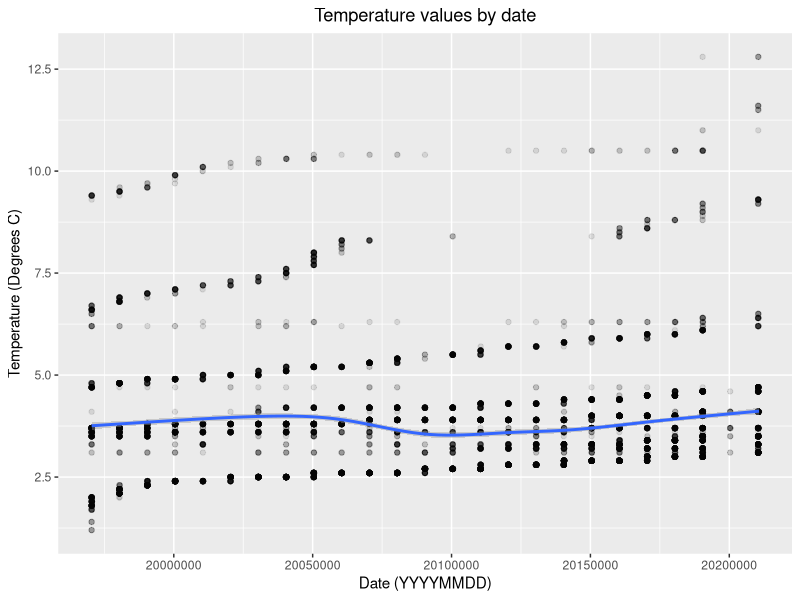
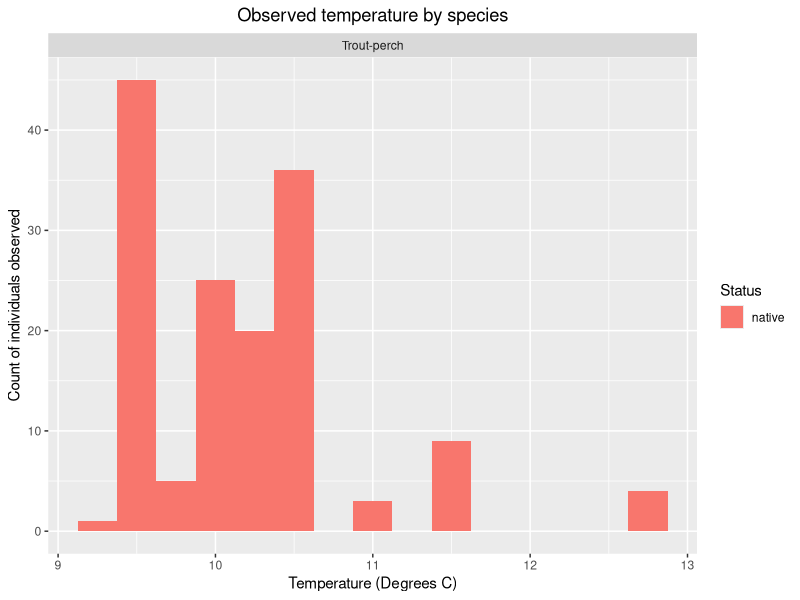
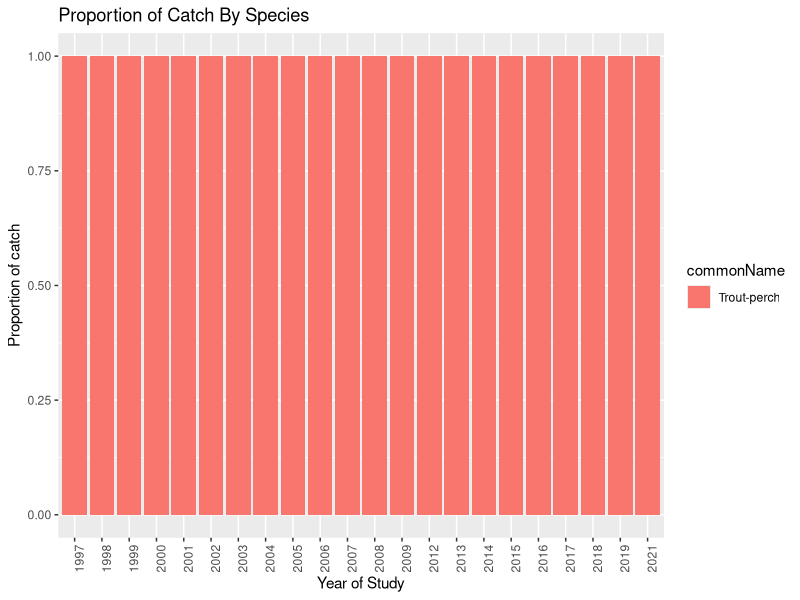

Generate these figures, in order, with R:
## ---- chunk 1
library(ggplot2)
library(dplyr)
library(ggfortify)
library(tidyverse)
## ---- chunk 2
fish.data.raw <- read.csv("TrawlCatch_SpringPreyfishBottomTrawl.csv")
head(fish.data.raw)
fish.data.raw <- fish.data.raw %>% 
  mutate(year=as.factor(year)) #didn't want year to be a continuous variable, I wanted them as discrete values not continuous.
fish.data <- fish.data.raw %>% 
  filter(!is.na(fishingTemperature_C), !is.na(latitude), !is.na(longitude), commonName!= "No fish caught", commonName!= "Miscellaneous or unidentified species", commonName!=  "Unidentified coregonid", commonName!= "Unidentified minnows",  commonName!= "Uninidentified redhorse")#I am removing any datapoints where the temperature, latitude, or longitude is not collected because they will not be useful for the questions we are asking unless we have those data
#I am also removing unidentified or misc. fishes
## ---- chunk 3
fish.data %>% 
  group_by(commonName) %>% 
  tally() %>% 
  arrange(desc(n)) #this helped us see how many observations we had per species 
fish.list <- as.data.frame(unique(fish.data$commonName)) #this just made a data frame of the list so we could check if each one was exotic or native
fish.data.exonat <- fish.data %>% #Here we made a new column that marks each fish species as exotic or native. This was based on a few papers listed in our methods. We did not bother doing this for any fishes where there were less than 200 observations because they would not be used for this analysis anyway. We also did not do this for non-fish species as they are not the focus of this analysis. 
  mutate(inv.status = case_when(
    endsWith(commonName, "Alewife") ~ "exotic",
    endsWith(commonName, "Sea lamprey") ~ "exotic",
    endsWith(commonName, "Chinook salmon") ~ "exotic",
    endsWith(commonName, "Rainbow trout (Steelhead)") ~ "exotic",
    endsWith(commonName, "Carp") ~ "exotic",
    endsWith(commonName, "Brown trout") ~ "exotic",
    endsWith(commonName, "Rainbow smelt") ~ "exotic",
    endsWith(commonName, "Coho salmon") ~ "exotic",
    endsWith(commonName, "White perch") ~ "exotic",
    endsWith(commonName, "Blueback herring") ~ "exotic", 
    endsWith(commonName, "Chain pickerel") ~ "exotic",
    endsWith(commonName, "Round goby") ~ "exotic",
    endsWith(commonName, "Tubenose goby") ~ "exotic",
    endsWith(commonName, "Threespine stickleback") ~ "native",
    endsWith(commonName, "Emerald shiner") ~ "native",
    endsWith(commonName, "Lake whitefish") ~ "native",
    endsWith(commonName, "Deepwater sculpin") ~ "native",
    endsWith(commonName, "Lake trout") ~ "native",
    endsWith(commonName, "Burbot") ~ "native",
    endsWith(commonName, "Slimy sculpin") ~ "native",
    endsWith(commonName, "Emerald shiner") ~ "native",
    endsWith(commonName, "Cisco (lake herring)") ~ "native",
    endsWith(commonName, "Whitefishes") ~ "native",
    endsWith(commonName, "Johnny darter") ~ "native",  
    endsWith(commonName, "Trout-perch") ~ "native", 
    endsWith(commonName, "Yellow perch") ~ "native", 
    endsWith(commonName, "Spottail shiner") ~ "native"
    ))
fish.data.exonat %>% 
  filter(is.na(inv.status)) %>% 
  group_by(commonName) %>% 
  tally() %>% 
  arrange(desc(n))
#Checking to see which ones I hadn't researched yet to make sure I did not miss any important ones.
#Dreissena are mussels and we are only focused on fishes so we will be cutting those out anyway
#We ignore everything below 200 observations on this list because they do not have enough observations to be included in our data
fish.data.exonat %>%  #now that we have labeled each species, we can display our native species of interest. 
  filter(inv.status=="native") %>% 
  group_by(commonName) %>% 
  tally() %>% 
  arrange(desc(n))
#based on this, we can choose only species with more than 300 observations. In this case that means Yellow perch, Threespine stickleback, Deepwater sculpin, Trout-perch, Johnny darter, Lake trout, and Slimy sculpin.
## ---- chunk 4
fish.data.clean <- fish.data.exonat %>% #this is now the data we are interested in, including only the species that we are able to look at.
  filter(commonName=="Yellow perch" | commonName=="Threespine stickleback" | commonName=="Deepwater sculpin" | commonName=="Trout-perch" | commonName=="Johnny darter" | commonName=="Lake trout" | commonName=="Slimy sculpin" | commonName=="Round goby")
## ---- chunk 5
fish.data.clean2 <- fish.data.clean
## ---- chunk 6
library(dplyr)
fish.data.clean <- fish.data.clean2 %>%
  group_by(opDate) %>%
  mutate(opDate = paste0(substr(opDate,1,4), "-", substr(opDate,5,6), "-", substr(opDate,7,8))) %>% 
  as.data.frame(mutate(opDate = as.character(opDate)))

## ---- chunk 7
unique(fish.data$year) #we have data from 1997 to 2022
#the dates should be converted into a more readable format. I just don't know how to do that so I need to ask for help.

ggplot(fish.data, aes(x=opDate, y=fishingTemperature_C)) + geom_point(alpha=0.1) + geom_smooth() + labs(title="Temperature values by date", x="Date (YYYYMMDD)", y="Temperature (Degrees C)") + theme(plot.title = element_text(hjust = 0.5)) 
## ---- chunk 8
ggplot(fish.data.clean, aes(x=fishingTemperature_C, fill=inv.status)) + geom_histogram(bins=15) + facet_wrap(~commonName) + labs(title="Observed temperature by species", x="Temperature (Degrees C)", y="Count of individuals observed") + theme(plot.title = element_text(hjust = 0.5)) + scale_fill_discrete(name = "Status")
#plotting the count of observations of each species depending on the temperature.
## ---- chunk 9
# Proportion of the total catch from the first occurance of the Round Goby in 1997 
fish.data.clean %>% 
  group_by(commonName, year) %>% 
  # filtering out year based on first time a goby was sighted --> in 1997
  filter(year %in% seq(1997, 2022)) %>% 
  tally(n) %>%  # tallying up occurances of each species
  ggplot(aes(x=year, y=n, fill=commonName)) + geom_bar(position="fill", stat="identity") + labs(title="Proportion of Catch By Species", x="Year of Study", y="Proportion of catch") + theme(axis.text.x = element_text(angle=90, hjust=1)) 
